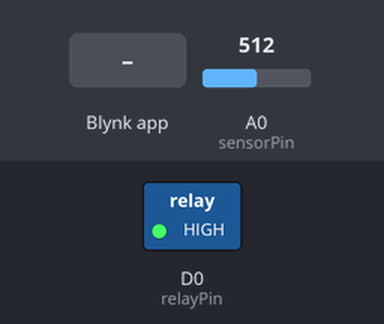
A sketch run on a simulated ESP8266 (NodeMCU). On the bench: switched loads named in the sketch (green lamp = pin HIGH). The inputs (shaded band) are chosen by the test bench; at power-on: A0 (sensorPin) = 512. WiFi joins after 1.5 s; servers stay silent unless stated; what the sketch prints to the serial monitor is not drawn.

Above: at 3.0 s.
3.1 s: A0 (sensorPin) set to 590
4.6 s: A0 (sensorPin) set to 621
At 5.2 s:
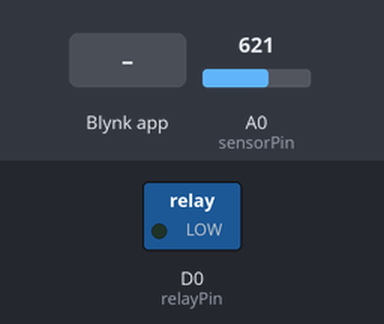
7.6 s: Blynk app writes 0 to V4
At 8.6 s:
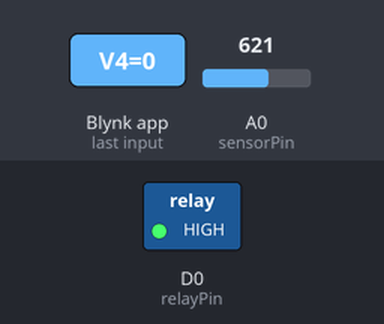
9.1 s: Blynk app writes 200 to V4
At 9.7 s:
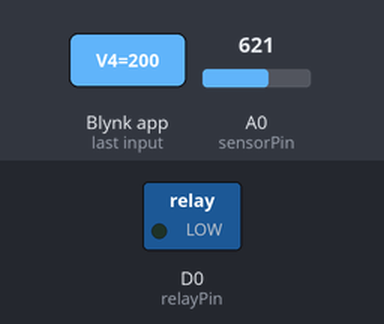
10.6 s: A0 (sensorPin) set to 511
At 12.0 s:
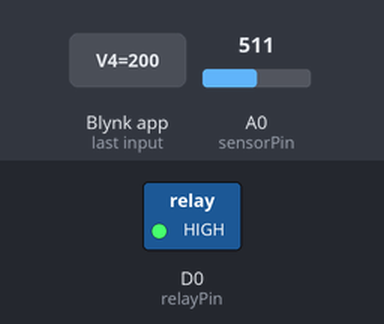
Timing chart, 0 to 13.1 s (numbered marks = the images above; inputs shaded):
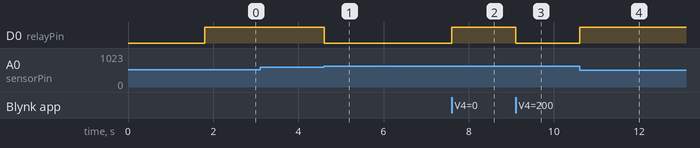

Measured:
- the behaviour switches between 608 and 609 on A0 (sensorPin) (found by bisection; images 0 and 1)
- after the input at 4.6 s, D0 (relayPin): HIGH → LOW at once
- after the input at 7.6 s, D0 (relayPin): LOW → HIGH at once
- after the input at 9.1 s, D0 (relayPin): HIGH → LOW at once
- after the input at 10.6 s, D0 (relayPin): LOW → HIGH at once

The sketch:

2_auto_smart_plant_watering_system.ino
```cpp
#define BLYNK_TEMPLATE_ID "TMPL3auC0QAky"
#define BLYNK_TEMPLATE_NAME "Smart irrigation system"
#define BLYNK_AUTH_TOKEN "RMmTHafd9Is0yAIJWQEkqJeFmpo5rqaH"

#include <ESP8266WiFi.h>
#include <BlynkSimpleEsp8266.h>

// WiFi and Blynk Authentication
char auth[] = "RMmTHafd9Is0yAIJWQEkqJeFmpo5rqaH";
char ssid[] = "Sa";
char pass[] = "12345678";

// Pin Definitions
int sensorPin = A0;
int relayPin = D0;
int threshold = 40;
bool autoMode = true;
bool lowMoistureNotified = false; // Track notification status

// Blynk Manual Control for Pump (V3)
BLYNK_WRITE(V3) {
  int buttonState = param.asInt();
  if (!autoMode) {
    digitalWrite(relayPin, buttonState == 1 ? LOW : HIGH);
    Serial.println(buttonState == 1 ? "Water pump turned ON (Manual)" : "Water pump turned OFF (Manual)");
  }
}

// Blynk Mode Switch: Automatic or Manual (V4)
BLYNK_WRITE(V4) {
  autoMode = param.asInt();
  if (autoMode) {
    Serial.println("Switched to Automatic Mode.");
  } else {
    digitalWrite(relayPin, HIGH); // Ensure pump is OFF initially
    Serial.println("Switched to Manual Mode. Use the switch to control the pump.");
  }
}

void setup() {
  Serial.begin(115200);
  Blynk.begin(auth, ssid, pass);

  pinMode(sensorPin, INPUT);
  pinMode(relayPin, OUTPUT);
  digitalWrite(relayPin, HIGH); // Ensure pump is initially OFF

  Serial.println("Setup complete. Connecting to Blynk...");
}

void loop() {
  Blynk.run();

  int moistureValue = analogRead(sensorPin);
  int moisturePercentage = map(moistureValue, 1023, 0, 0, 100);
  Blynk.virtualWrite(V2, moisturePercentage);

  Serial.print("Moisture Level: ");
  Serial.print(moisturePercentage);
  Serial.println("%");

  // Immediate Notification when Moisture Drops Below Threshold
  if (moisturePercentage < threshold && !lowMoistureNotified) {
    Blynk.logEvent("lowmoisture", "Low Moisture Detected!");
    lowMoistureNotified = true; // Prevent spamming
    Serial.println("🚨 Immediate Notification Sent: Low Moisture!");
  }

  // Reset notification flag when moisture is sufficient
  if (moisturePercentage >= threshold) {
    lowMoistureNotified = false;
  }

  // Auto Mode - Control Pump Automatically
  if (autoMode) {
    if (moisturePercentage < threshold) {
      digitalWrite(relayPin, LOW); // Turn ON Pump
      Serial.println("Low moisture detected. Pump turned ON.");
    } else {
      digitalWrite(relayPin, HIGH); // Turn OFF Pump
      Serial.println("Sufficient moisture. Pump turned OFF.");
    }
  }
}
```
